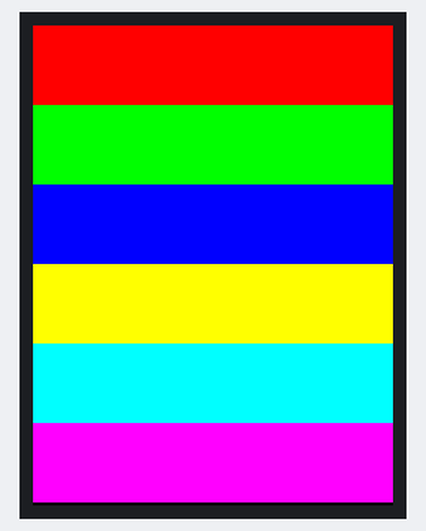
The sketch below on a simulated Arduino Uno, built with avr-gcc and run on an emulated ATmega328P. Parts: 240×320 colour display. What the sketch prints to the serial monitor is not drawn.

Above: at 0.9 s.
At 3.0 s:
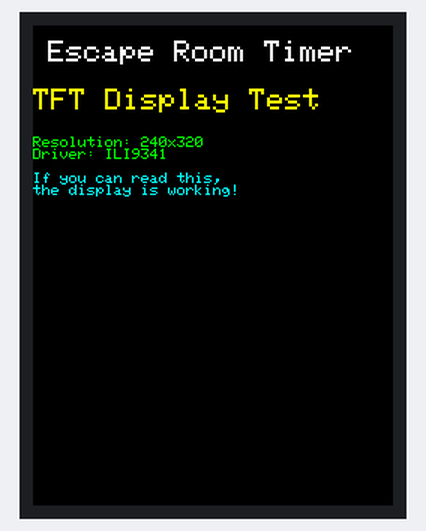
At 5.1 s:
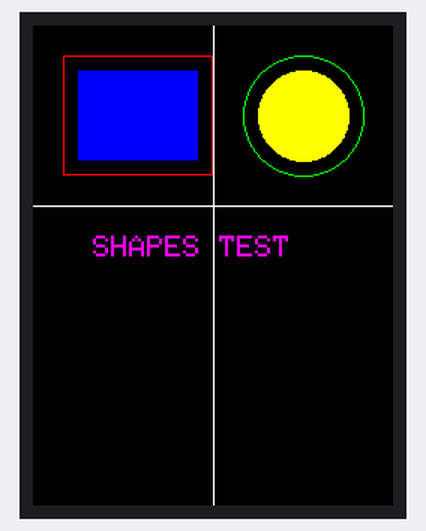
At 7.3 s:
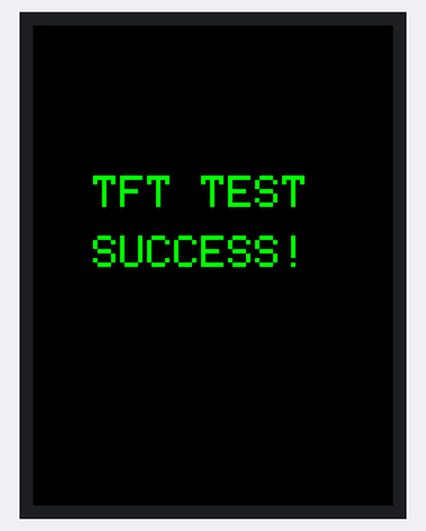

Measured:
- by itself, everything shown: repeats every 1.9 s, in 5 steps
- what the display in image 0 shows lasts 2.1 s, from 0.9 s to 3.0 s
- what the display in image 3 shows lasts 1.0 s, from 7.3 s to 8.3 s

The sketch:

test_tft.ino
```cpp
/*
 * TFT Display Test
 * Tests the 3.2" TFT SPI display to identify driver and verify wiring
 */

#include <Adafruit_GFX.h>
#include <Adafruit_ILI9341.h>
#include <SPI.h>

// TFT Pin definitions for Arduino Uno
#define TFT_CS   10
#define TFT_DC   8
#define TFT_RST  9

// Create TFT object
Adafruit_ILI9341 tft = Adafruit_ILI9341(TFT_CS, TFT_DC, TFT_RST);

void setup() {
  Serial.begin(9600);
  Serial.println("TFT Display Test");
  Serial.println("Initializing display...");

  // Initialize display
  tft.begin();

  Serial.println("Display initialized!");
  Serial.print("Display width: ");
  Serial.println(tft.width());
  Serial.print("Display height: ");
  Serial.println(tft.height());

  // Clear screen with black
  tft.fillScreen(ILI9341_BLACK);
  delay(500);

  // Test 1: Color bars
  Serial.println("\nTest 1: Color bars");
  testColorBars();
  delay(2000);

  // Test 2: Text display
  Serial.println("Test 2: Text display");
  testText();
  delay(2000);

  // Test 3: Shapes
  Serial.println("Test 3: Shapes");
  testShapes();
  delay(2000);

  // Test 4: Large text (for countdown)
  Serial.println("Test 4: Large text");
  testLargeText();

  Serial.println("\nAll tests complete!");
  Serial.println("If you see colorful graphics on screen, the TFT is working!");
}

void loop() {
  // Show success message
  tft.fillScreen(ILI9341_BLACK);
  tft.setCursor(40, 100);
  tft.setTextColor(ILI9341_GREEN);
  tft.setTextSize(3);
  tft.println("TFT TEST");
  tft.setCursor(40, 140);
  tft.println("SUCCESS!");

  delay(1000);

  // Flash colors
  tft.fillScreen(ILI9341_RED);
  delay(200);
  tft.fillScreen(ILI9341_GREEN);
  delay(200);
  tft.fillScreen(ILI9341_BLUE);
  delay(200);
}

void testColorBars() {
  tft.fillScreen(ILI9341_BLACK);

  int barHeight = tft.height() / 6;
  tft.fillRect(0, 0, tft.width(), barHeight, ILI9341_RED);
  tft.fillRect(0, barHeight, tft.width(), barHeight, ILI9341_GREEN);
  tft.fillRect(0, barHeight*2, tft.width(), barHeight, ILI9341_BLUE);
  tft.fillRect(0, barHeight*3, tft.width(), barHeight, ILI9341_YELLOW);
  tft.fillRect(0, barHeight*4, tft.width(), barHeight, ILI9341_CYAN);
  tft.fillRect(0, barHeight*5, tft.width(), barHeight, ILI9341_MAGENTA);
}

void testText() {
  tft.fillScreen(ILI9341_BLACK);
  tft.setCursor(10, 10);
  tft.setTextColor(ILI9341_WHITE);
  tft.setTextSize(2);
  tft.println("Escape Room Timer");
  tft.println();
  tft.setTextColor(ILI9341_YELLOW);
  tft.println("TFT Display Test");
  tft.println();
  tft.setTextColor(ILI9341_GREEN);
  tft.setTextSize(1);
  tft.println("Resolution: 240x320");
  tft.println("Driver: ILI9341");
  tft.println();
  tft.setTextColor(ILI9341_CYAN);
  tft.println("If you can read this,");
  tft.println("the display is working!");
}

void testShapes() {
  tft.fillScreen(ILI9341_BLACK);

  // Draw some shapes
  tft.drawRect(20, 20, 100, 80, ILI9341_RED);
  tft.fillRect(30, 30, 80, 60, ILI9341_BLUE);

  tft.drawCircle(180, 60, 40, ILI9341_GREEN);
  tft.fillCircle(180, 60, 30, ILI9341_YELLOW);

  tft.drawLine(0, 120, 240, 120, ILI9341_WHITE);
  tft.drawLine(120, 0, 120, 320, ILI9341_WHITE);

  // Draw some text
  tft.setCursor(40, 140);
  tft.setTextColor(ILI9341_MAGENTA);
  tft.setTextSize(2);
  tft.println("SHAPES TEST");
}

void testLargeText() {
  tft.fillScreen(ILI9341_BLACK);

  // Simulate countdown display
  tft.setCursor(10, 60);
  tft.setTextColor(ILI9341_WHITE);
  tft.setTextSize(2);
  tft.println("SOLVE THE PUZZLE!");

  // Large countdown
  tft.setCursor(30, 120);
  tft.setTextColor(ILI9341_CYAN);
  tft.setTextSize(5);
  tft.println("15:00");

  // Code prompt
  tft.setCursor(20, 200);
  tft.setTextColor(ILI9341_YELLOW);
  tft.setTextSize(2);
  tft.println("Enter Code:");
  tft.setCursor(20, 230);
  tft.setTextSize(3);
  tft.println("****");
}
```
